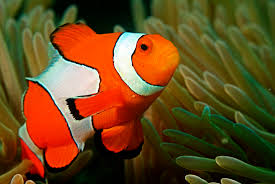
#> input picture lab_2/data/000.jpg, 275 x 184 px
$ python -i utils.py   (imports and definitions only)
#> lines starting #> are read from the running program, lines starting #| are printed output that depends on the picture; after the words box and inside, x2 and y2 are one past the last pixel; in counts of white or black regions, pixels touching at a corner belong together
#> further down, picture is the input picture: shape (184, 275, 3); mean B, G, R 30.5, 72.3, 103
import numpy as np
import cv2

def non_max_suppression(img, theta):

    M, N = img.shape
    Z = np.zeros((M, N), dtype=np.float32)

    # converting radians to degree
    angle = theta * 180. / np.pi    # max -> 180, min -> -180
    angle[angle < 0] += 180         # max -> 180, min -> 0

    for i in range(1, M-1):
        for j in range(1, N-1):
            q = 255
            r = 255

            # angle 0
            if (0 <= angle[i, j] < 22.5) or (157.5 <= angle[i, j] <= 180):
                r = img[i, j-1]
                q = img[i, j+1]
            # angle 45
            elif (22.5 <= angle[i, j] < 67.5):
                r = img[i+1, j+1]
                q = img[i-1, j-1]
            # angle 90
            elif (67.5 <= angle[i, j] < 112.5):
                r = img[i-1, j]
                q = img[i+1, j]
            # angle 135
            elif (112.5 <= angle[i, j] < 157.5):
                r = img[i-1, j+1]
                q = img[i+1, j-1]

            if (img[i, j] >= q) and (img[i, j] >= r):
                Z[i, j] = img[i, j]
            else:
                Z[i, j] = 0
    return Z

def nothing(x):
    pass

def get_hsv_color_ranges(image: np.array):

    # Create a window
    cv2.namedWindow('image')

    # Create trackbars for color change
    cv2.createTrackbar('HMin', 'image', 0, 255, nothing)
#> slider 'HMin' is set to 51
    cv2.createTrackbar('SMin', 'image', 0, 255, nothing)
#> slider 'SMin' is set to 51
    cv2.createTrackbar('VMin', 'image', 0, 255, nothing)
#> slider 'VMin' is set to 51
    cv2.createTrackbar('HMax', 'image', 0, 255, nothing)
#> slider 'HMax' is set to 255
    cv2.createTrackbar('SMax', 'image', 0, 255, nothing)
#> slider 'SMax' is set to 255
    cv2.createTrackbar('VMax', 'image', 0, 255, nothing)
#> slider 'VMax' is set to 255

    # Set default value for MAX HSV trackbars.
    cv2.setTrackbarPos('HMax', 'image', 255)
    cv2.setTrackbarPos('SMax', 'image', 255)
    cv2.setTrackbarPos('VMax', 'image', 255)

    # Initialize to check if HSV min/max value changes
    hMin = sMin = vMin = hMax = sMax = vMax = 0
    phMin = psMin = pvMin = phMax = psMax = pvMax = 0

    output = image
    wait_time = 33

    while(1):

        # get current positions of all trackbars
        hMin = cv2.getTrackbarPos('HMin','image')
        sMin = cv2.getTrackbarPos('SMin','image')
        vMin = cv2.getTrackbarPos('VMin','image')

        hMax = cv2.getTrackbarPos('HMax','image')
        sMax = cv2.getTrackbarPos('SMax','image')
        vMax = cv2.getTrackbarPos('VMax','image')

        # Set minimum and max HSV values to display
        lower = np.array([hMin, sMin, vMin])
        upper = np.array([hMax, sMax, vMax])

        # Create HSV Image and threshold into a range.
        hsv = cv2.cvtColor(image, cv2.COLOR_BGR2HSV)
#> hsv: shape (184, 275, 3); mean H, S, V 31.3, 198.9, 112
        mask = cv2.inRange(hsv, lower, upper)
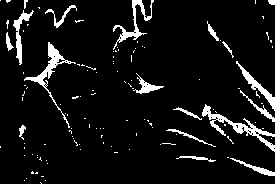
#> mask: shape (184, 275); 7.4% white; 122 white regions (104 under 20 px), largest, box (x1, y1, x2, y2) and area: (202, 104, 275, 152) 642, (24, 42, 76, 128) 541, (113, 0, 154, 50) 413
        output = cv2.bitwise_and(image,image, mask= mask)
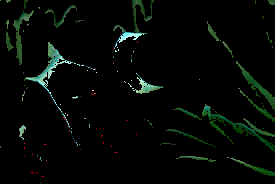
#> output: shape (184, 275, 3); mean B, G, R 5.2, 7.9, 4.3

        # Print if there is a change in HSV value
        if( (phMin != hMin) | (psMin != sMin) | (pvMin != vMin) | (phMax != hMax) | (psMax != sMax) | (pvMax != vMax) ):
            print("(hMin = %d , sMin = %d, vMin = %d), (hMax = %d , sMax = %d, vMax = %d)" % (hMin , sMin , vMin, hMax, sMax , vMax))
            phMin = hMin
            psMin = sMin
            pvMin = vMin
            phMax = hMax
            psMax = sMax
            pvMax = vMax

        # Display output image
        cv2.imshow('image',output)
        cv2.resizeWindow("image", 500,300)

        # Wait longer to prevent freeze for videos.
        if cv2.waitKey(wait_time) & 0xFF == ord('q'):
#> (key q is pressed here)
            break

    cv2.destroyAllWindows()

    return lower, upper

>>> import cv2
>>> picture = cv2.imread('data/000.jpg')
>>> result = get_hsv_color_ranges(picture)
#> result = ([51, 51, 51], [255, 255, 255])

$ run again, on lab_2/data/001.jpg
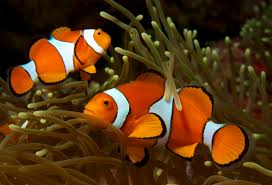
#> input picture lab_2/data/001.jpg, 272 x 185 px
#> picture is the input picture: shape (185, 272, 3); mean B, G, R 18.7, 51.9, 84.9
#> hsv: shape (185, 272, 3); mean H, S, V 21.3, 211.5, 86.2
#> in get_hsv_color_ranges, `mask = cv2.inRange(hsv, lower, upper)`:
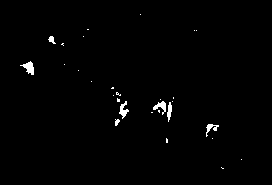
#> mask: shape (185, 272); 1% white; 29 white regions (22 under 20 px), largest, box (x1, y1, x2, y2) and area: (20, 61, 34, 75) 98, (119, 101, 129, 119) 81, (153, 101, 166, 115) 81
#> result = ([51, 51, 51], [255, 255, 255])

$ run again, on lab_2/data/002.jpg
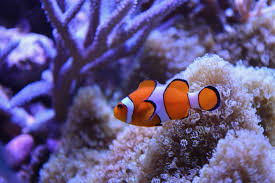
#> input picture lab_2/data/002.jpg, 275 x 183 px
#> picture is the input picture: shape (183, 275, 3); mean B, G, R 134.1, 86.8, 98.8
#> hsv: shape (183, 275, 3); mean H, S, V 119.6, 108.9, 142
#> in get_hsv_color_ranges, `mask = cv2.inRange(hsv, lower, upper)`:
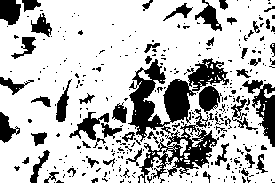
#> mask: shape (183, 275); 74.9% white; 346 black regions (290 under 20 px), largest, box (x1, y1, x2, y2) and area: (128, 58, 229, 183) 4776, (242, 80, 275, 147) 895, (0, 0, 21, 25) 420
#> in get_hsv_color_ranges, `output = cv2.bitwise_and(image,image, mask= mask)`:
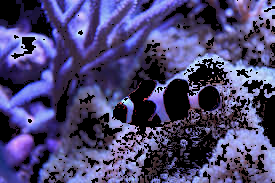
#> output: shape (183, 275, 3); mean B, G, R 116.1, 69.5, 75.2
#> result = ([51, 51, 51], [255, 255, 255])

$ run again, on lab_2/data/003.jpg
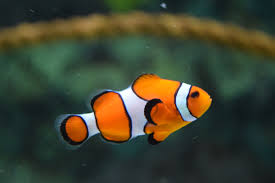
#> input picture lab_2/data/003.jpg, 275 x 183 px
#> picture is the input picture: shape (183, 275, 3); mean B, G, R 49, 67.2, 64
#> hsv: shape (183, 275, 3); mean H, S, V 68.9, 108.7, 79.5
#> in get_hsv_color_ranges, `mask = cv2.inRange(hsv, lower, upper)`:
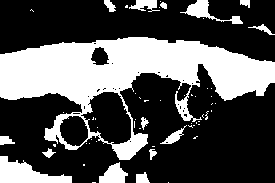
#> mask: shape (183, 275); 33% white; 58 white regions (43 under 20 px), largest, box (x1, y1, x2, y2) and area: (0, 37, 275, 160) 13608, (0, 156, 72, 183) 1041, (180, 0, 243, 24) 437
#> in get_hsv_color_ranges, `output = cv2.bitwise_and(image,image, mask= mask)`:
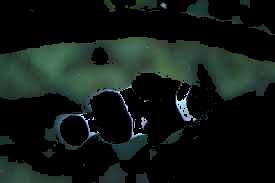
#> output: shape (183, 275, 3); mean B, G, R 21.6, 25.8, 17
#> result = ([51, 51, 51], [255, 255, 255])
